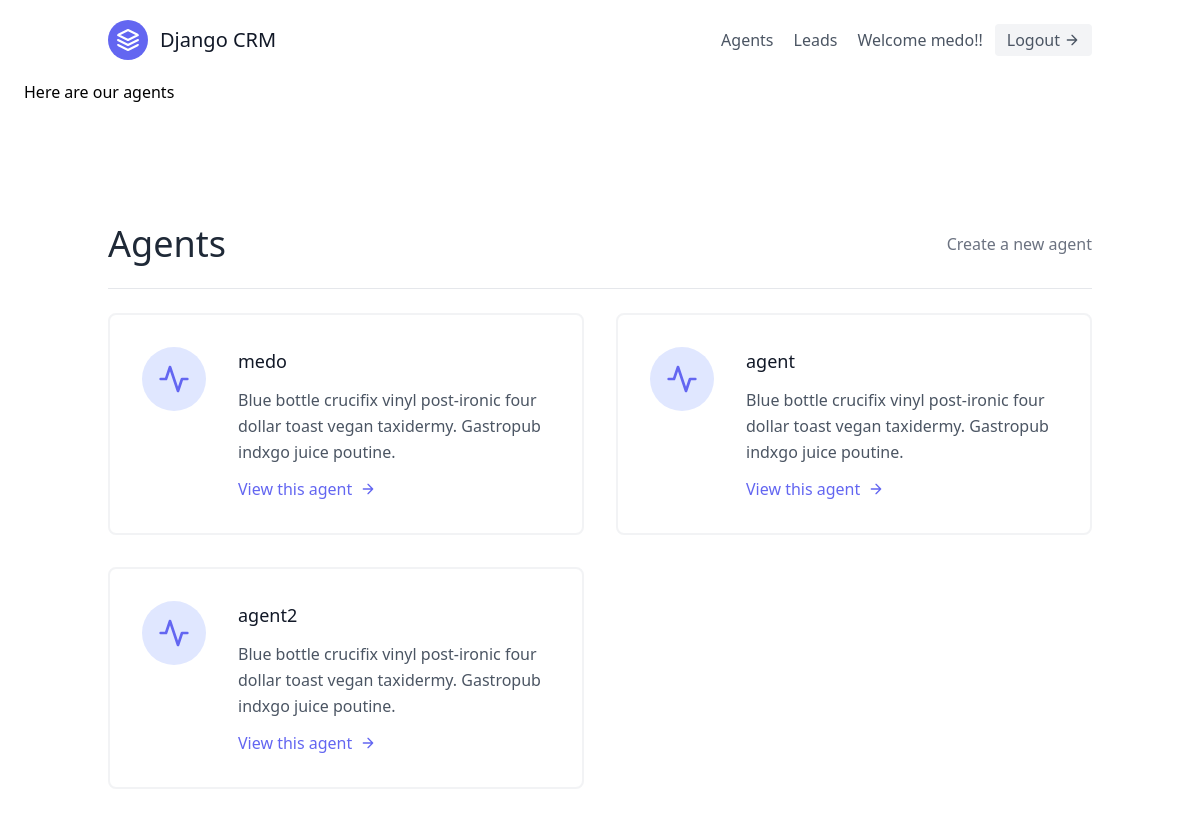
The page /agents/ (signed in) on the database as committed earlier.
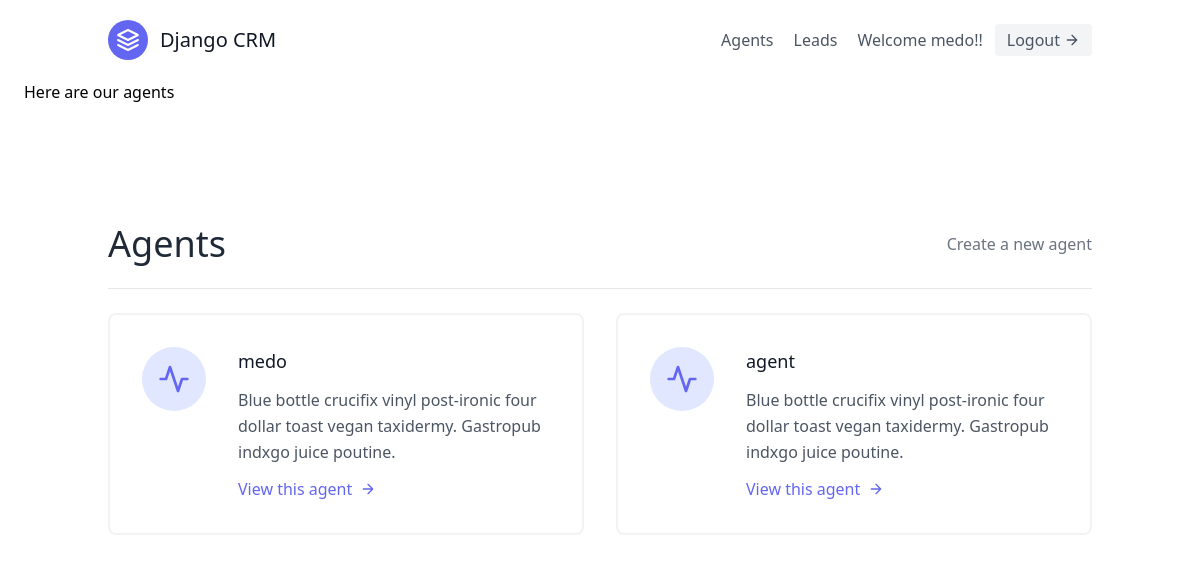
The same page on the database as committed later.
### base/models.py (models this page shows, shortened)
class Agent(models.Model):
    user = models.OneToOneField(User, on_delete=models.CASCADE)
    organisation = models.ForeignKey(UserProfile, on_delete=models.CASCADE)

class User(AbstractUser):
    is_organisor = models.BooleanField(default= True)
    is_agent = models.BooleanField(default=False)

### agents/views.py (the view)
# urls.py: path('',views.AgentListView.as_view(), name='agent-list'),
class AgentListView(OrganisorAndLoginRequiredMixin, ListView):
    template_name = 'agents/agent_list.html'
    def get_queryset(self):
        organisation = self.request.user.userprofile
        return Agent.objects.filter(organisation = organisation)

### agents/mixins.py (called while the page is built)
    def dispatch(self, request, *args, **kwargs):
        if not request.user.is_authenticated or not request.user.is_organisor:
            return redirect('base:lead-list')
        return super().dispatch(request, *args, **kwargs)

### agents/templates/agents/agent_list.html
{% extends 'base.html' %}
{% block content %}
    <h1>Here are our agents</h1>
    <section class="text-gray-600 body-font">
        <div class="container px-5 py-24 mx-auto flex flex-wrap">
           <div class="mb-6 py-6 w-full flex items-center justify-between border-b border-gray-200">
            <div>
                <h1 class="text-4xl text-gray-800">Agents</h1>
            </div>
            <div>
                <a class="text-gray-500 hover:text-blue-500" href="{% url 'agents:agent-create' %}">Create a new agent</a>
            </div>
           </div>
          <div class="flex flex-wrap -m-4">
            {% for agent in object_list %}
            <div class="p-4 lg:w-1/2 md:w-full">
              <div class="flex border-2 rounded-lg border-gray-200 border-opacity-50 p-8 sm:flex-row flex-col">
                <div class="w-16 h-16 sm:mr-8 sm:mb-0 mb-4 inline-flex items-center justify-center rounded-full bg-indigo-100 text-indigo-500 flex-shrink-0">
                  <svg fill="none" stroke="currentColor" stroke-linecap="round" stroke-linejoin="round" stroke-width="2" class="w-8 h-8" viewBox="0 0 24 24">
                    <path d="M22 12h-4l-3 9L9 3l-3 9H2"></path>
                  </svg>
                </div>
                <div class="flex-grow">
                  <h2 class="text-gray-900 text-lg title-font font-medium mb-3">
                    {{ agent.user.username }}
                </h2>
                  <p class="leading-relaxed text-base">Blue bottle crucifix vinyl post-ironic four dollar toast vegan taxidermy. Gastropub indxgo juice poutine.</p>
                  <a href="{% url 'agents:agent-detail' agent.pk %}" class="mt-3 text-indigo-500 inline-flex items-center">
                    View this agent
                    <svg fill="none" stroke="currentColor" stroke-linecap="round" stroke-linejoin="round" stroke-width="2" class="w-4 h-4 ml-2" viewBox="0 0 24 24">
                      <path d="M5 12h14M12 5l7 7-7 7"></path>
                    </svg>
                  </a>
                </div>
              </div>
            </div>
            {% endfor %}
          </div>
        </div>
      </section>
{% endblock content %}

Rows that differ between the two databases and show on the page:
removed Agent: user.username "agent2"
